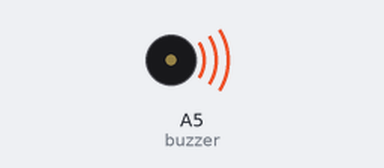
Bench run of a sketch on a simulated Arduino Uno, built with avr-gcc and run on an emulated ATmega328P. Shown: buzzer (waves = sounding, pin HIGH).

Above: at 0.5 s.
Timing chart, 0 to 4.6 s (numbered marks = the images above):
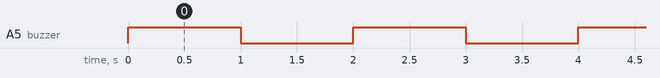

Measured:
- by itself, A5 (buzzer): alternates HIGH for 1.0 s and LOW for 1.0 s

The sketch:

3a.ino
```cpp
int buzzer=A5;
void setup() {
  pinMode(buzzer, OUTPUT);
}

void loop() {
  digitalWrite(buzzer, HIGH);
  delay(1000);
  digitalWrite(buzzer, LOW);
  delay(1000);
}
```
